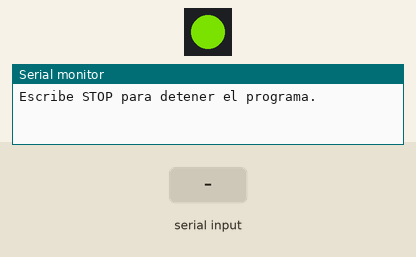
The sketch below on a simulated Arduino Uno, built with avr-gcc and run on an emulated ATmega328P. Shown: 1 RGB LEDs in strip order, left to right, the last lines printed to the serial monitor. Inputs (shaded band) come from the test bench. Dim RGB values are drawn brighter than linear.

Above: at 0.75 s.
At 1.2 s:
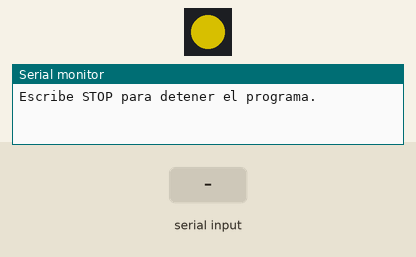
1.3 s: "STOP\n" received over Serial
At 6.2 s:
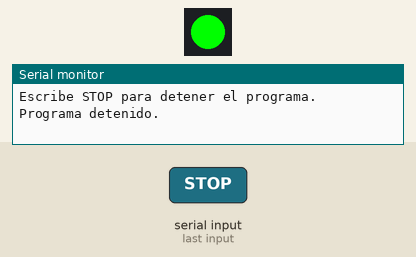
Timing chart, 0 to 7.7 s (numbered marks = the images above; inputs shaded):
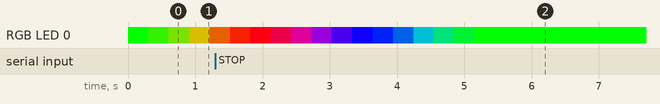

The sketch:

PruebaPixelArcoiris.ino
```cpp
//Fiorella Pérez López.
//Universidad Cenfotec.

#include <Adafruit_NeoPixel.h> // Librería para controlar tiras de LEDs NeoPixel

// Define el pin de datos donde se conecta el LED y el número de LEDs
#define LED_PIN  2            // Pin digital 2 conectado al LED
#define NUM_LEDS 1            // Solo hay un LED NeoPixel

// Crea un objeto llamado 'strip' para controlar el LED
Adafruit_NeoPixel strip(NUM_LEDS, LED_PIN, NEO_GRB + NEO_KHZ800);

// Variable para guardar comandos escritos por el usuario desde el monitor serial
String comando = "";

/*
  Función que genera colores del arcoíris según una posición (0-255)
  Esta función se usa para crear un efecto de transición suave entre colores
*/
uint32_t Wheel(byte WheelPos) {
  if (WheelPos < 85) {
    // De rojo a verde
    return strip.Color(WheelPos * 3, 255 - WheelPos * 3, 0);
  } else if (WheelPos < 170) {
    WheelPos -= 85;
    // De verde a azul
    return strip.Color(255 - WheelPos * 3, 0, WheelPos * 3);
  } else {
    WheelPos -= 170;
    // De azul a rojo
    return strip.Color(0, WheelPos * 3, 255 - WheelPos * 3);
  }
}

void setup() {
  Serial.begin(115200);        // Inicia la comunicación con el monitor serial a 9600 baudios
  strip.begin();             // Inicializa el LED NeoPixel
  strip.show();              // Apaga el LED al comenzar (pone el color a negro)
  Serial.println("Escribe STOP para detener el programa."); // Instrucción para el usuario
}

void loop() {
  // Verifica si hay algún dato disponible en el monitor serial
  if (Serial.available()) {
    comando = Serial.readStringUntil('\n'); // Lee el texto hasta que se presione ENTER
    comando.trim(); // Elimina espacios en blanco o saltos de línea

    if (comando == "STOP") { // Si el usuario escribió "STOP"
      Serial.println("Programa detenido."); // Muestra mensaje
      while (true); // Se detiene el programa para siempre
    }
  }

  // Muestra un efecto de arcoíris en el LED
  for (int i = 0; i < 256; i++) {
    uint32_t color = Wheel(i);     // Obtiene un color del arcoíris
    strip.setPixelColor(0, color); // Asigna ese color al LED (posición 0)
    strip.show();                  // Actualiza el LED con ese color
    delay(20);                     // Espera 10 milisegundos para hacer la transición suave
  }
}
```
